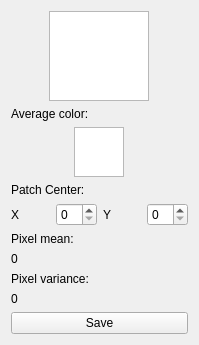
<?xml version="1.0" encoding="UTF-8"?>
<ui version="4.0">
 <class>PatchInfoWidget</class>
 <widget class="QWidget" name="PatchInfoWidget">
  <property name="geometry">
   <rect>
    <x>0</x>
    <y>0</y>
    <width>199</width>
    <height>345</height>
   </rect>
  </property>
  <property name="windowTitle">
   <string>Form</string>
  </property>
  <layout class="QVBoxLayout" name="verticalLayout">
   <item>
    <layout class="QHBoxLayout" name="horizontalLayout_5">
     <item>
      <widget class="QGraphicsView" name="graphicsView_Patch">
       <property name="sizePolicy">
        <sizepolicy hsizetype="Preferred" vsizetype="Preferred">
         <horstretch>0</horstretch>
         <verstretch>0</verstretch>
        </sizepolicy>
       </property>
       <property name="maximumSize">
        <size>
         <width>100</width>
         <height>100</height>
        </size>
       </property>
      </widget>
     </item>
    </layout>
   </item>
   <item>
    <widget class="QLabel" name="label_4">
     <property name="text">
      <string>Average color:</string>
     </property>
    </widget>
   </item>
   <item>
    <layout class="QHBoxLayout" name="horizontalLayout_4">
     <item>
      <widget class="QGraphicsView" name="graphicsView_AverageColor">
       <property name="sizePolicy">
        <sizepolicy hsizetype="Preferred" vsizetype="Preferred">
         <horstretch>0</horstretch>
         <verstretch>0</verstretch>
        </sizepolicy>
       </property>
       <property name="maximumSize">
        <size>
         <width>50</width>
         <height>50</height>
        </size>
       </property>
      </widget>
     </item>
    </layout>
   </item>
   <item>
    <widget class="QLabel" name="label">
     <property name="text">
      <string>Patch Center:</string>
     </property>
    </widget>
   </item>
   <item>
    <layout class="QHBoxLayout" name="horizontalLayout">
     <item>
      <widget class="QLabel" name="label_5">
       <property name="text">
        <string>X</string>
       </property>
      </widget>
     </item>
     <item>
      <widget class="QSpinBox" name="spinXCenter"/>
     </item>
     <item>
      <widget class="QLabel" name="label_6">
       <property name="text">
        <string>Y</string>
       </property>
      </widget>
     </item>
     <item>
      <widget class="QSpinBox" name="spinYCenter"/>
     </item>
    </layout>
   </item>
   <item>
    <layout class="QHBoxLayout" name="horizontalLayout_2">
     <item>
      <widget class="QLabel" name="label_2">
       <property name="text">
        <string>Pixel mean:</string>
       </property>
      </widget>
     </item>
    </layout>
   </item>
   <item>
    <widget class="QLabel" name="lblPixelMean">
     <property name="text">
      <string>0</string>
     </property>
    </widget>
   </item>
   <item>
    <layout class="QHBoxLayout" name="horizontalLayout_3">
     <item>
      <widget class="QLabel" name="label_3">
       <property name="text">
        <string>Pixel variance:</string>
       </property>
      </widget>
     </item>
    </layout>
   </item>
   <item>
    <widget class="QLabel" name="lblPixelVariance">
     <property name="text">
      <string>0</string>
     </property>
    </widget>
   </item>
   <item>
    <widget class="QPushButton" name="btnSavePatch">
     <property name="text">
      <string>Save</string>
     </property>
    </widget>
   </item>
  </layout>
 </widget>
 <resources/>
 <connections/>
</ui>
